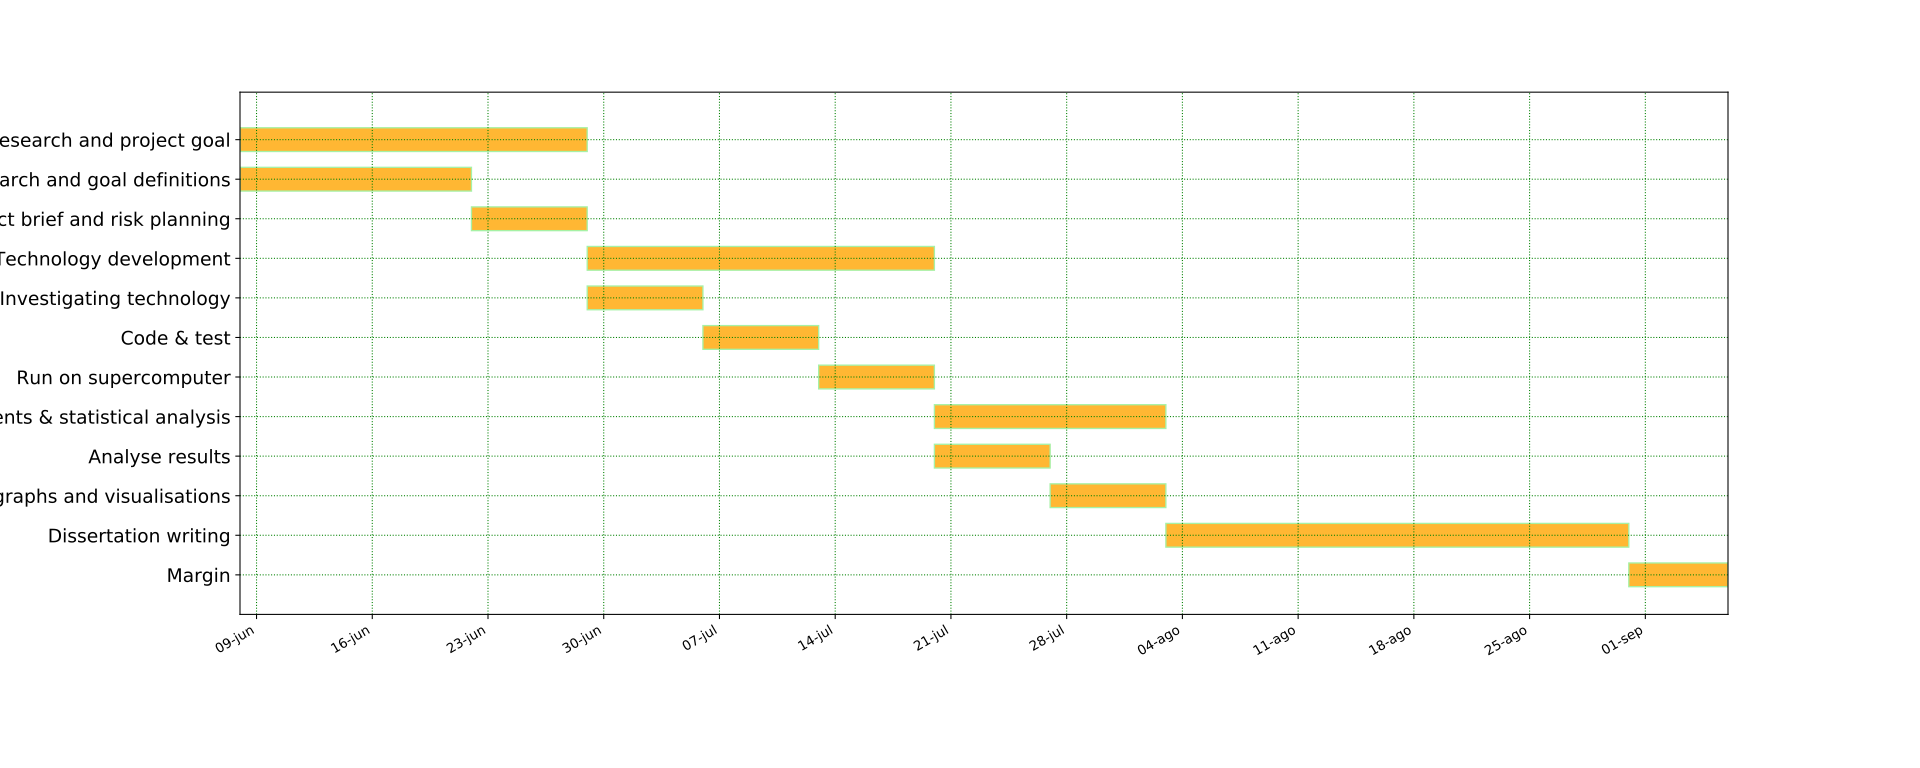

This chart was generated by the following Python code:
import datetime as dt
import matplotlib.pyplot as plt
import matplotlib.font_manager as font_manager
import matplotlib.dates
from matplotlib.dates import WEEKLY,MONTHLY, DateFormatter, rrulewrapper, RRuleLocator 
import numpy as np
 

def _create_date(datetxt):
    """Creates the date"""
    day,month,year=datetxt.split('-')
    date = dt.datetime(int(year), int(month), int(day))
    mdate = matplotlib.dates.date2num(date) 
    return mdate

def CreateGanttChart(fname):
    """
        Create gantt charts with matplotlib
        Give file name.
    """  
    ylabels = []
    customDates = []
    try:
        textlist=open(fname).readlines()
    except:
        return
#
    for tx in textlist:
        if not tx.startswith('#'):
            ylabel,startdate,enddate=tx.split(',')
            ylabels.append(ylabel.replace('\n',''))
            customDates.append([_create_date(startdate.replace('\n','')),_create_date(enddate.replace('\n',''))])
            
    ilen=len(ylabels)
    pos = np.arange(0.5,ilen*0.5+0.5,0.5)
    task_dates = {}
    for i,task in enumerate(ylabels):
        task_dates[task] = customDates[i]
    fig = plt.figure(figsize=(20,8))
    ax = fig.add_subplot(111)
    for i in range(len(ylabels)):
         start_date,end_date = task_dates[ylabels[i]]
         ax.barh((i*0.5)+0.5, end_date - start_date, left=start_date, height=0.3, align='center', edgecolor='lightgreen', color='orange', alpha = 0.8)
    locsy, labelsy = plt.yticks(pos,ylabels)
    plt.setp(labelsy, fontsize = 14)
#    ax.axis('tight')
    ax.set_ylim(ymin = -0.1, ymax = ilen*0.5+0.5)
    ax.grid(color = 'g', linestyle = ':')
    ax.xaxis_date()
    rule = rrulewrapper(WEEKLY, interval=1)
    loc = RRuleLocator(rule)
    #formatter = DateFormatter("%d-%b '%y")
    formatter = DateFormatter("%d-%b")
 
    ax.xaxis.set_major_locator(loc)
    ax.xaxis.set_major_formatter(formatter)
    labelsx = ax.get_xticklabels()
    plt.setp(labelsx, rotation=30, fontsize=10)

    font = font_manager.FontProperties(size='small')
    ax.legend(loc=1,prop=font)

    ax.invert_yaxis()
    fig.autofmt_xdate()
    plt.savefig('gantt.svg')
    plt.show()

if __name__ == '__main__':
    fname=r"projectChart.txt"
    CreateGanttChart(fname)
